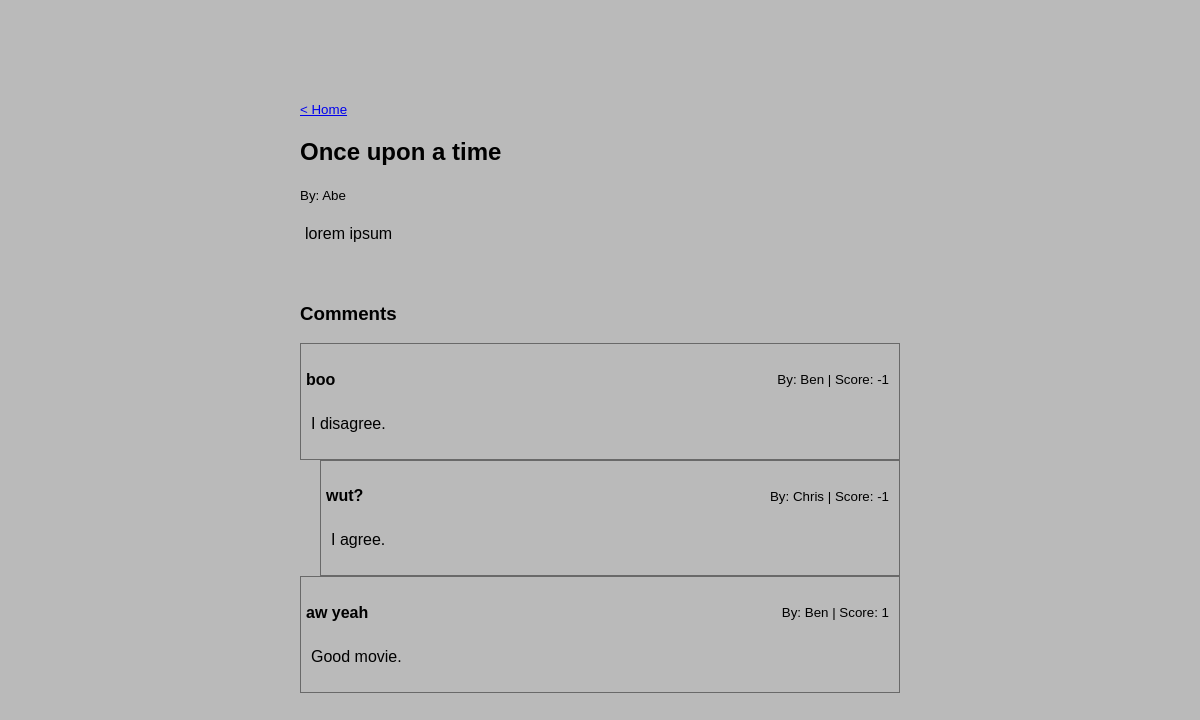
Screenshot of /article.php?id=1 with the database file from the repository.
### tables this page shows
CREATE TABLE articles
(
  id INT PRIMARY KEY NOT NULL AUTO_INCREMENT,
  user_id INT NOT NULL,
  title VARCHAR(100) NOT NULL,
  body TEXT NOT NULL,
  created_at DATETIME DEFAULT now() NOT NULL,
  CONSTRAINT fk_articles_user_id FOREIGN KEY (user_id) REFERENCES users (id)
);

CREATE TABLE users
(
  id INT PRIMARY KEY NOT NULL AUTO_INCREMENT,
  name VARCHAR(20) NOT NULL
);

CREATE TABLE comments
(
  id INT PRIMARY KEY NOT NULL AUTO_INCREMENT,
  user_id INT NOT NULL,
  article_id INT NOT NULL,
  parent_comment_id INT,
  title VARCHAR(100) NOT NULL,
  body TEXT NOT NULL,
  created_at DATETIME DEFAULT now() NOT NULL
);

### src/DB/Connection.php (called while the page is built, shortened)
<?php declare(strict_types=1);
class Connection
{
    private static $pdo = null;
    public static function get() : PDO
    {
        return self::$pdo;
    }
    private static function connectFromHost() : void
    {
        self::$pdo = new PDO('mysql:host=127.0.0.1;port=33060;dbname=homestead', 'homestead', 'secret');
    }
}

### src/DB/Repository.php (called while the page is built, shortened)
<?php declare(strict_types=1);
abstract class Repository
{
    public function __construct(PDO $pdo)
    {
        $this->pdo = $pdo;
    }
    protected function fetchRow(\PDOStatement $query) : array
    {
        $row = $query->fetch(PDO::FETCH_NUM);
        if ($row === false) {
            return [];
        }
        return $this->castNumbers($row);
    }
    private function castNumbers(array $row) : array
    {
        foreach ($row as $i => $value) {
            if (! is_numeric($value)) {
                continue;
            }
            $row[$i] = (int) $value == $value ? (int) $value : (float) $value;
        }
        return $row;
    }
    public function calculateOffset(int $page, int $size) : int
    {
        return $page * $size;
    }
}

### src/Core/ArticleRepository.php (called while the page is built, shortened)
<?php declare(strict_types=1);
class ArticleRepository extends Repository
{
    public function fetch(int $id) : Article
    {
        $sql = "select a.*
                ,      u.name author
                from   articles a
                join   users u on a.user_id = u.id
                where  a.id = :id";
        $query = $this->pdo->prepare($sql);
        $query->execute([':id' => $id]);
        $row = $this->fetchRow($query);
        return new Article(...$row);
    }
}

### src/Core/Article.php (called while the page is built, shortened)
<?php declare(strict_types=1);
class Article
{
    private $id;
    private $title;
    private $body;
    private $author;
    public function __construct(int $id, int $userId, string $title, string $body, string $createdAt, string $author)
    {
        $this->id = $id;
        $this->title = $title;
        $this->body = $body;
        $this->author = $author;
    }
    public function id() : int
    {
        return $this->id;
    }
    public function title() : string
    {
        return $this->title;
    }
    public function body() : string
    {
        return $this->body;
    }
    public function author() : string
    {
        return $this->author;
    }
}

### src/Common/Enum.php (called while the page is built, shortened)
<?php declare(strict_types = 1);
abstract class Enum
{
    protected $value;
    protected static $allowedValues = [];
    public function __construct($value)
    {
        $value = $value instanceof static ? $value->getValue() : $value;
        $this->value = $value;
    }
    public static function all() : array
    {
        if (empty(static::$allowedValues[static::class])) {
            static::$allowedValues[static::class] = (new \ReflectionClass(static::class))->getConstants();
        }
        return static::$allowedValues[static::class];
    }
    public function toString() : string
    {
        return (string) $this->value;
    }
    public static function __callStatic($name, $params)
    {
        return new static(constant('static::' . $name));
    }
}

### src/Core/CommentRepository.php (called while the page is built, shortened)
<?php declare(strict_types=1);
class CommentRepository extends Repository
{
    public function fetchByArticleId(int $articleId, int $minimumScore = -1, int $page = 0, ?OrderDirection $order = null) : array
    {
        $offset = $this->calculateOffset($page, self::PAGINATION_LIMIT);
        $order = $order ?: OrderDirection::ASC();
        $sql = "select c.id
                ,      c.user_id
                ,      c.article_id
                ,      c.parent_comment_id
                ,      c.title
                ,      c.body
                ,      c.created_at
                ,      u.name                              author
                ,      round(ifnull(avg(cs.score), 0), 1)  average_score
                from   comments c
                join   users    u on c.user_id = u.id
                left join comment_scores cs on c.id = cs.comment_id
                where  c.article_id = :article_id
                group by c.id
                ,      c.user_id
                ,      c.article_id
                ,      c.parent_comment_id
                ,      c.title
                ,      c.body
                ,      c.created_at
                ,      u.name
                having average_score >= :min_score
                order by created_at " . $order->toString() . "
                ,        id " . $order->toString() . "
                limit  " . self::PAGINATION_LIMIT . "
                offset $offset";
        $query = $this->pdo->prepare($sql);
        $query->execute([':article_id' => $articleId, ':min_score' => $minimumScore]);
        $comments = $this->collect($query);
        return $this->buildTree($comments);
    }
    private function collect(\PDOStatement $query) : array
    {
        $comments = [];
        while (! empty($row = $this->fetchRow($query))) {
            $comments[] = new Comment(...$row);
        }
        return $comments;
    }
    private function buildTree(array &$comments, int $parentId = 0) : array
    {
        $tree = [];
        foreach ($comments as $comment) {
            if ($comment->parentCommentId() == $parentId) {
                $comment->setChildren($this->buildTree($comments, $comment->id()));
                $tree[] = $comment;
            }
        }
        return $tree;
    }
}

### src/Core/Comment.php (called while the page is built, shortened)
<?php declare(strict_types=1);
class Comment
{
    private $id;
    private $parentCommentId;
    private $title;
    private $body;
    private $author;
    private $averageScore;
    private $children = [];
    public function __construct(int $id, int $userId, int $articleId, ?int $parentCommentId, string $title, string $body, string $createdAt, string $author, float $averageScore)
    {
        $this->id = $id;
        $this->parentCommentId = $parentCommentId;
        $this->title = $title;
        $this->body = $body;
        $this->author = $author;
        $this->averageScore = $averageScore;
    }
    public function id() : int
    {
        return $this->id;
    }
    public function parentCommentId() : ?int
    {
        return $this->parentCommentId;
    }
    public function title() : string
    {
        return $this->title;
    }
    public function body() : string
    {
        return $this->body;
    }
    public function author() : string
    {
        return $this->author;
    }
    public function averageScore() : float
    {
        return $this->averageScore;
    }
    public function children() : array
    {
        return $this->children;
    }
    public function setChildren(array $children)
    {
        $this->children = $children;
    }
    public function hasChildren() : bool
    {
        return ! empty($this->children);
    }
}

### public/article.php (the view, shortened to what this page needs)
<?php
try {
    $articleRepo = new \Tweakers\Core\ArticleRepository(\Tweakers\DB\Connection::get());
    $article = $articleRepo->fetch((int) $_GET['id']);
    $commentRepo = new \Tweakers\Core\CommentRepository(\Tweakers\DB\Connection::get());
    $comments = $commentRepo->fetchByArticleId($article->id());
} catch (\Tweakers\Exception\EntityNotFound $e) {
    header('Location: 404.php');
    die;
}
function renderComment(\Tweakers\Core\Comment $comment, $depth = 0) : void
{
    echo   '<div class="comment" style="margin-left: '. (20 * $depth) .'px;">
                <h4>'. $comment->title() .'</h4>
                <p class="author"><small>By: '. $comment->author() .' | Score: '. $comment->averageScore() .'</small></p>
                <p class="body">'. $comment->body() .'</p>
            </div>';
    if ($comment->hasChildren()) {
        foreach ($comment->children() as $child) {
            renderComment($child, $depth + 1);
        }
    }
}
?><!DOCTYPE html>
<html lang="en">
<head>
    <link href="css/style.css" rel="stylesheet">
</head>
<body>
<div class="content">
    <p><small><a href="overview.php">< Home</a></small></p>
    <div class="article">
        <h2><?= $article->title() ?></h2>
        <p><small>By: <?= $article->author() ?></small></p>
        <p class="body"><?= $article->body() ?></p>
    </div>
    <div class="comments">
        <h3>Comments</h3>
        <?php foreach ($comments as $comment): ?>
            <?php renderComment($comment); ?>
        <?php endforeach; ?>
    </div>
</div>
</body>
</html>

### public/css/style.css (style rules this page uses)
body { width: 600px; margin: 100px auto; background-color: #bababa; font-family: Verdana, Arial, sans-serif; }
p.body { padding: 5px; }
div.comments { padding-top: 20px; }
div.comment { border: 1px solid dimgray; padding: 5px; position: relative; }
p.author { position: absolute; top: 10px; right: 10px; }

### rows the page displays
articles: title "Once upon a time", user.name "Abe", body "lorem ipsum"
comments: title "boo", user.name "Ben", averageScore "-1", body "I disagree."
comments: title "wut?", user.name "Chris", averageScore "-1", body "I agree."
comments: title "aw yeah", user.name "Ben", averageScore "1", body "Good movie."
